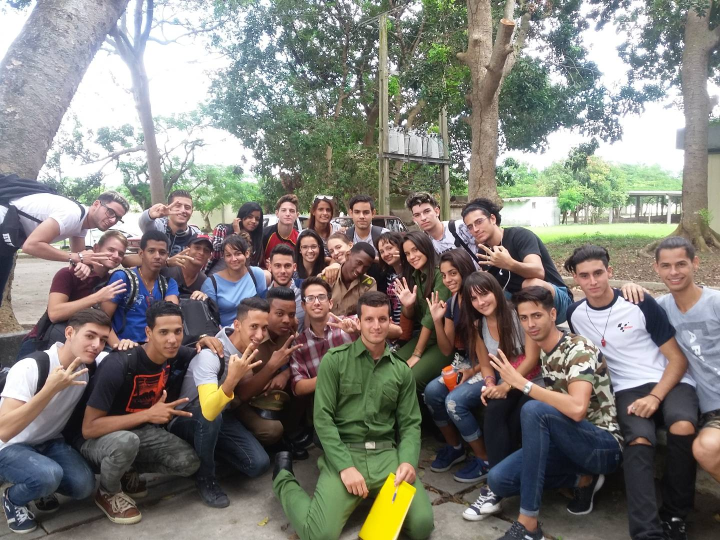
#> input picture prueba1.jpg, 1440 x 1080 px, given in place of the camera (shown at 1/2 size)
$ python crear_base_datos_facial.py
#> lines starting #> are read from the running program, lines starting #| are printed output that depends on the picture; after the words box and inside, x2 and y2 are one past the last pixel; in counts of white or black regions, pixels touching at a corner belong together
import cv2
import os

#nombre de la persona que queremos crear la base de datos
persona = "Abel"
ruta=os.getcwd()+"\\Data"
rutaPersona=ruta+"\\"+persona

#creamos la carpeta de esta persona si no existe
if not os.path.exists(rutaPersona):
    os.makedirs(rutaPersona)

#cargamos el clasificador de cara
faceClasif = cv2.CascadeClassifier(cv2.data.haarcascades+"haarcascade_frontalface_default.xml")
cont=0

cap = cv2.VideoCapture(0, cv2.CAP_DSHOW)

while True:
    ret, frame = cap.read()
#> frame is the input picture: shape (1080, 1440, 3); mean B, G, R 119.8, 125.9, 129.1
    if ret == False: break
    frame = cv2.resize(frame, None, fx=1, fy=1)
    gray = cv2.cvtColor(frame, cv2.COLOR_BGR2GRAY)
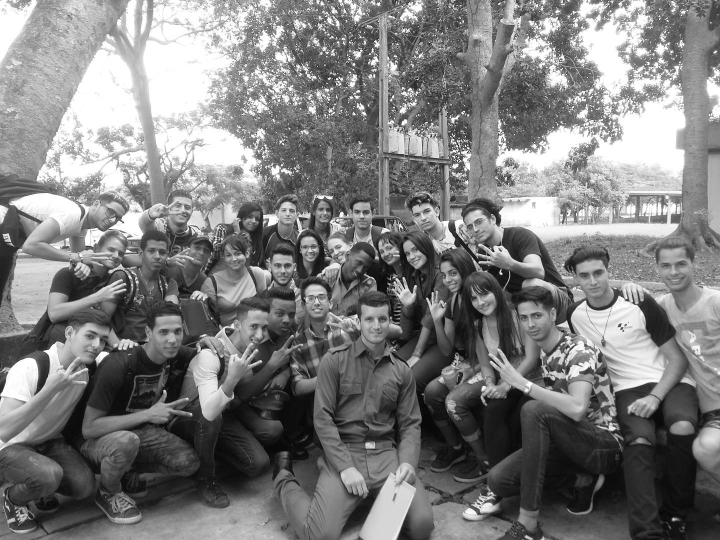
#> gray: shape (1080, 1440) (shown at 1/2 size); min 0, max 255, mean 126.1
    auxFrame = frame.copy()

    faces = faceClasif.detectMultiScale(gray,1.3,5)
#> faces = 17 rows, first 6: [550, 401, 52, 52], [625, 402, 47, 47], [698, 405, 51, 51], [593, 474, 51, 51], [444, 490, 52, 52], [339, 393, 53, 53]

    for(x,y,w,h) in faces:
        cv2.rectangle(frame, (x,y),(x+w,y+h),(0,255,0),2)
        rostro=auxFrame[y:y+h,x:x+w]
        rostro = cv2.resize(rostro,(150,150),interpolation=cv2.INTER_CUBIC)
        cv2.imwrite(rutaPersona+"\\rostro_{}.jpg".format(cont), rostro)
        cont=cont+1
#> this loop made 17 passes
#> (x, y, w, h) on passes 1 to 12: (550, 401, 52, 52), (625, 402, 47, 47), (698, 405, 51, 51), (593, 474, 51, 51), (444, 490, 52, 52), (339, 393, 53, 53), (283, 480, 63, 63), (536, 509, 61, 61), (864, 524, 63, 63), (602, 572, 61, 61), (926, 63, 74, 74), (1307, 499, 82, 82)
#> pass 1, `rostro=auxFrame[y:y+h,x:x+w]`:
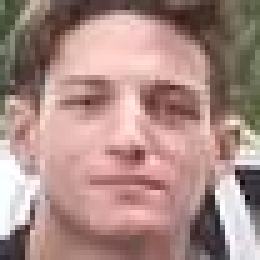
#> rostro: shape (52, 52, 3) (shown 5 times larger); mean B, G, R 133.7, 139.6, 170.5
#> pass 1, `rostro = cv2.resize(rostro,(150,150),interpolation=cv2.INTER_CUBIC)`:
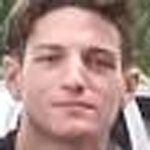
#> rostro: shape (150, 150, 3); mean B, G, R 133.7, 139.5, 170.5
#> pass 2, `rostro=auxFrame[y:y+h,x:x+w]`:
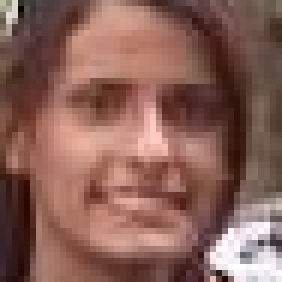
#> rostro: shape (47, 47, 3) (shown 6 times larger); mean B, G, R 87.5, 96.7, 137
#> pass 2, `rostro = cv2.resize(rostro,(150,150),interpolation=cv2.INTER_CUBIC)`:
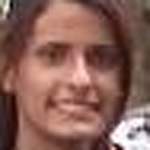
#> rostro: shape (150, 150, 3); mean B, G, R 87.5, 96.7, 136.9
#> after the loop:
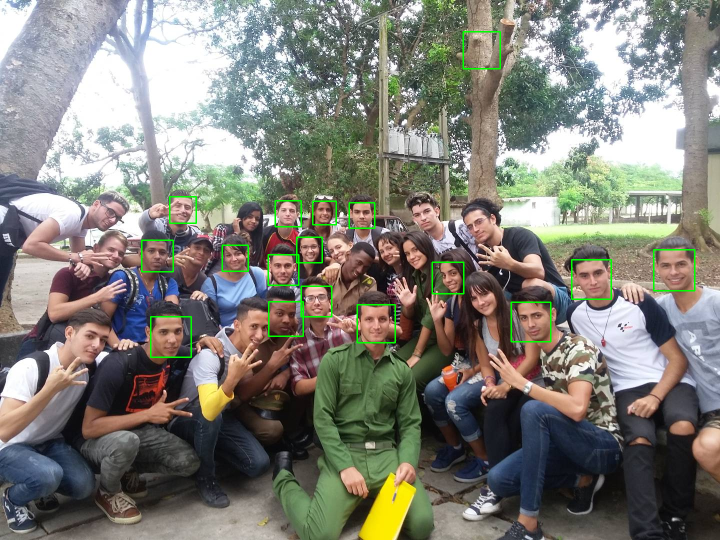
#> frame: shape (1080, 1440, 3) (shown at 1/2 size); 0.84% of pixels changed, all inside (x1, y1, x2, y2) = (282, 62, 1391, 716)
#> after the loop, cont = 17
    cv2.imshow("frame", frame)


    k=cv2.waitKey(1)
#> (key Esc is pressed here)
    if k==27 or cont >=300:
        break

cap.release()
cv2.destroyAllWindows()
